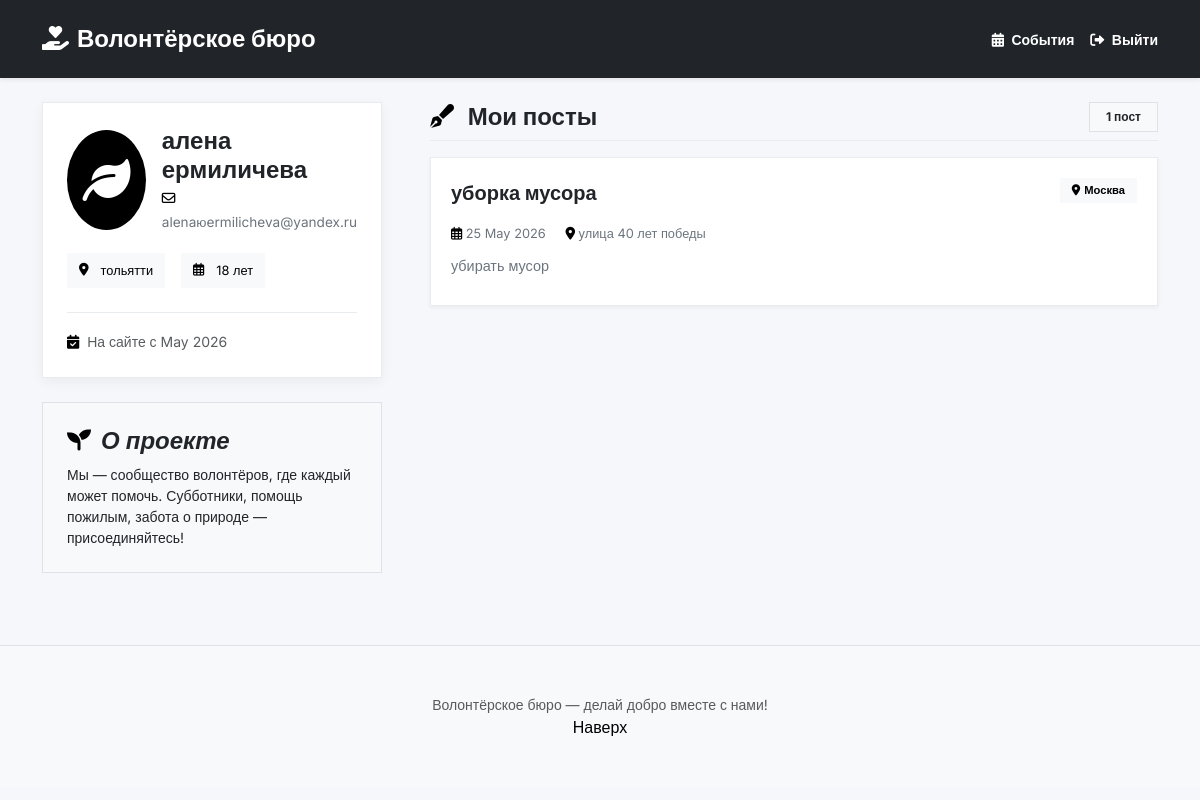
Screenshot of /profile (signed in) with the database file from the repository.
### data/models.py (models this page shows, shortened)
class User(SqlAlchemyBase, UserMixin):
    __tablename__ = 'users'
    id = sqlalchemy.Column(sqlalchemy.Integer, primary_key=True, autoincrement=True)
    name = sqlalchemy.Column(sqlalchemy.String, nullable=True)
    surname = sqlalchemy.Column(sqlalchemy.String, nullable=True)
    age = sqlalchemy.Column(sqlalchemy.Integer, nullable=True)
    email = sqlalchemy.Column(sqlalchemy.String, index=True, unique=True, nullable=True)
    hashed_password = sqlalchemy.Column(sqlalchemy.String, nullable=True)
    city = sqlalchemy.Column(sqlalchemy.String, nullable=True)
    created_at = sqlalchemy.Column(sqlalchemy.DateTime, default=datetime.datetime.now)

class Event(SqlAlchemyBase):
    __tablename__ = 'events'
    id = sqlalchemy.Column(sqlalchemy.Integer, primary_key=True, autoincrement=True)
    title = sqlalchemy.Column(sqlalchemy.String, nullable=False)
    description = sqlalchemy.Column(sqlalchemy.String, nullable=False)
    date = sqlalchemy.Column(sqlalchemy.DateTime, nullable=False)
    location = sqlalchemy.Column(sqlalchemy.String, nullable=False)
    city = sqlalchemy.Column(sqlalchemy.String, nullable=False)
    author_id = sqlalchemy.Column(sqlalchemy.Integer, sqlalchemy.ForeignKey("users.id"), nullable=False)
    max_volunteers = sqlalchemy.Column(sqlalchemy.Integer, default=10)

### app.py (the view)
@app.route('/profile')
@login_required
def profile():
    session = db_session.create_session()
    user = session.query(User).filter(User.id == current_user.id).first()
    events = session.query(Event).filter(Event.author_id == user.id).all()
    session.close()
    return render_template('profile.html', title='Профиль', user=user, events=events)

### app.py (called while the page is built)
@login_manager.user_loader
def load_user(user_id):
    session = db_session.create_session()
    return session.get(User, user_id)

### data/db_session.py (called while the page is built)
def create_session() -> Session:
    global __factory
    return __factory()

### templates/profile.html (shortened to what this page needs)
<!doctype html>
<html lang="ru" dir="ltr" data-bs-theme="auto">
<head>
    <link href="https://cdn.jsdelivr.net/npm/bootstrap@5.3.0/dist/css/bootstrap.min.css" rel="stylesheet">
    <link rel="stylesheet" href="https://cdnjs.cloudflare.com/ajax/libs/font-awesome/6.0.0-beta3/css/all.min.css">
</head>
<body>
<nav class="navbar navbar-dark bg-dark shadow-sm py-3">
    <div class="container">
        <a class="navbar-brand blog-header-logo" href="/">
            <i class="fas fa-hand-holding-heart me-2"></i>Волонтёрское бюро
        </a>
        <div class="d-flex gap-3">
            <a href="/" class="text-white text-decoration-none small fw-semibold">
                <i class="fas fa-calendar-alt me-1"></i> События
            </a>
            <a href="/logout" class="text-white text-decoration-none small fw-semibold">
                <i class="fas fa-sign-out-alt me-1"></i> Выйти
            </a>
        </div>
    </div>
</nav>
<main class="container my-4">
    <div class="row g-5">
        <div class="col-lg-4">
            <div class="position-sticky" style="top: 2rem">
                <div class="charity-profile mb-4">
                    <div class="profile-header">
                        <div class="profile-avatar">
                            <i class="fas fa-leaf"></i>
                        </div>
                        <div class="profile-info">
                            <h2 class="profile-name">{{ user.name }} {{ user.surname }}</h2>
                            <span class="profile-status">
                                <i class="far fa-envelope me-1"></i> {{ user.email }}
                            </span>
                        </div>
                    </div>
                    <div class="profile-info-section">
                        <div class="d-flex flex-wrap gap-2 mt-2">
                            <span class="profile-badge">
                                <i class="fas fa-map-marker-alt me-1"></i> {{ user.city }}
                            </span>
                            <span class="profile-badge">
                                <i class="far fa-calendar-alt me-1"></i> {{ user.age }} лет
                            </span>
                        </div>
                    </div>
                    <div class="profile-bio">
                        <div class="bio-text">
                            <small class="text-muted">
                                <i class="fas fa-calendar-check me-1"></i>
                                На сайте с
                                {% if user.created_at %}
                                    {{ user.created_at.strftime('%B %Y') }}
                                {% else %}
                                    недавно
                                {% endif %}
                            </small>
                        </div>
                    </div>
                </div>
                <div class="p-4 mb-4 bg-body-tertiary rounded-0 border">
                    <h4 class="fst-italic fw-semibold"><i class="fas fa-seedling me-1"></i> О проекте</h4>
                    <p class="small mb-0">Мы — сообщество волонтёров, где каждый может помочь. Субботники, помощь пожилым, забота о природе — присоединяйтесь!</p>
                </div>
            </div>
        </div>
        <div class="col-lg-8">
            <div class="d-flex align-items-center justify-content-between mb-3 border-bottom pb-2">
                <h3 class="fw-bold fs-4 m-0">
                    <i class="fas fa-pen-fancy me-2"></i> Мои посты
                </h3>
                <span class="badge bg-body-tertiary text-dark rounded-0 px-3 py-2 border">
                    {{ events|length }} {{ 'пост' if events|length == 1 else 'поста' if events|length < 5 else 'постов' }}
                </span>
            </div>
            <div id="userPostsContainer">
                {% if events %}
                    {% for event in events %}
                    <div class="post-item">
                        <div class="d-flex flex-wrap justify-content-between align-items-start mb-2">
                            <div class="post-title">{{ event.title }}</div>
                            <span class="post-category">
                                <i class="fas fa-map-marker-alt me-1"></i>{{ event.city }}
                            </span>
                        </div>
                        <div class="post-meta">
                            <span><i class="far fa-calendar-alt"></i> {{ event.date.strftime('%d %B %Y') }}</span>
                            <span class="ms-3"><i class="fas fa-location-dot"></i> {{ event.location }}</span>
                        </div>
                        <p class="text-secondary mb-2" style="font-size: 0.9rem;">{{ event.description }}</p>
                    </div>
                    {% endfor %}
                {% endif %}
            </div>
        </div>
    </div>
</main>
<footer class="py-5 text-center text-body-secondary bg-body-tertiary mt-5 border-top">
    <div class="container">
        <p class="small mb-0">Волонтёрское бюро — делай добро вместе с нами!</p>
        <p class="mb-0"><a href="#" class="text-decoration-none">Наверх</a></p>
    </div>
</footer>
</body>
</html>

### templates/profile.html (style rules this page uses)
body { font-family: 'Inter', sans-serif; background: #f5f7fb; }
.charity-profile { background: white; border-radius: 0px; padding: 1.5rem; box-shadow: 0 4px 12px rgba(0,0,0,0.05); border: 1px solid #e9ecef; }
.profile-header { display: flex; align-items: center; gap: 1rem; margin-bottom: 1.25rem; }
.profile-avatar { width: 100px; height: 100px; border-radius: 50%; object-fit: cover; border: 2px solid #000000; background: #000000; display: flex; align-items: center; justify-content: center; font-size: 3rem; color: white; }
.profile-avatar i { color: white !important; }
.profile-name { font-size: 1.5rem; font-weight: 700; margin: 0; color: #212529; }
.profile-status { font-size: 0.85rem; color: #6c757d; }
.profile-badge { background: #f8f9fa; padding: 0.5rem 0.75rem; border-radius: 0px; font-size: 0.8rem; display: inline-flex; align-items: center; gap: 0.5rem; margin-right: 0.5rem; margin-bottom: 0.5rem; color: #000000; }
.post-item { background: white; border-radius: 0px; padding: 1.25rem; margin-bottom: 1.5rem; border: 1px solid #e9ecef; transition: transform 0.1s; box-shadow: 0 2px 4px rgba(0,0,0,0.05); }
.post-title { font-weight: 700; font-size: 1.25rem; color: #212529; margin-bottom: 0.5rem; }
.post-meta { font-size: 0.8rem; color: #6c757d; margin-bottom: 0.75rem; }
.post-category { background: #f8f9fa; color: #000000; padding: 0.25rem 0.75rem; border-radius: 0px; font-size: 0.7rem; font-weight: 600; }
.blog-header-logo { font-size: 1.5rem; font-weight: 700; color: white; text-decoration: none; }
.blog-header-logo i { color: white !important; }
.navbar-dark.bg-dark { background-color: #212529 !important; }
.nav-link i, .navbar a i, .d-flex.gap-3 a i { color: white !important; }
.d-flex.gap-3 a { color: white !important; }
.bg-body-tertiary { background-color: #f8f9fa !important; }
.border-bottom { border-bottom: 1px solid #e9ecef !important; }
.card, .btn, .form-control, .alert, .nav-link, .badge, .list-group-item { border-radius: 0px !important; }
.position-sticky { position: sticky; top: 2rem; }
.profile-info-section { margin-bottom: 1rem; padding-bottom: 1rem; border-bottom: 1px solid #e9ecef; }
.fas, .far { color: #000000; }
a { color: #000000; text-decoration: none; }
.text-secondary { color: #6c757d !important; }
i { color: #000000; }
.profile-badge i { color: #000000; }
.post-category i { color: #000000; }
.navbar a i { color: white !important; }
.navbar .d-flex a i { color: white !important; }
.navbar-brand i { color: white !important; }

### rows the page displays
User: name "алена", surname "ермиличева", email "alenaюermilicheva@yandex.ru", city "тольятти", age "18", created_at "May 2026"
Event: title "уборка мусора", city "Москва", date "25 May 2026", location "улица 40 лет победы", description "убирать мусор"

### other values shown
{{ events|length }} "1"
